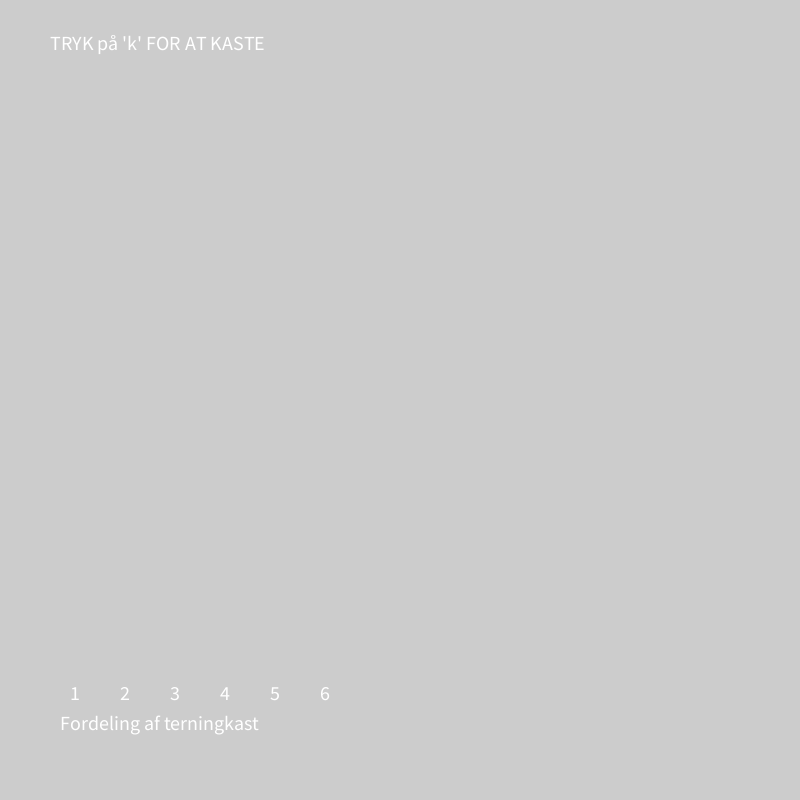
Frame 1 (no input)
Frame 60 (the mouse pressed at the canvas centre just before this capture): identical to frame 1, image omitted
Frame 120 (the mouse held since frame 60 and released just before this capture): identical to frame 1, image omitted

The Processing sketch that drew this single still picture (run headless with seeded random() and noise(); from frame 60 on, the mouse is pressed at the canvas centre):

// Processing sketch: TerningeGenerator_Opgave
// ── TerningeGenerator_Opgave.pde
//NY NØDVENDIG VIDEN:
//1.) random
//2.) array's
//3.) funktioner med og uden returtype
//4.) funktioner med og uden input

//OPGAVE: lav arrays, variabler til at gemme terningkast og fordeling af terningekast
int[] numre = new int [32]; //array
int counter = 0; //

int et=0;
int to=0;
int tre=0;
int fire=0;
int fem=0;
int seks=0;

void setup() {
  textSize(20);
  frameRate(3);
  size(800, 800);
  clear();
  text("TRYK på 'k' FOR AT KASTE", 50, 50);
  text("Fordeling af terningkast",60,730);
  for(int b=1;b<=6;b++)text(b,20+50*b,700); //
}

void draw() {
  
}

void keyPressed() {
  clear();
  text("TRYK på 'k' FOR AT KASTE / OG 's' FOR AT SLETTE", 50, 50);

  if (key=='k'&&counter<31) {
    //OPGAVE:  lav manglende funktion der laver 'terningekast'. 
    
    int kast = lavTerningeKast(1, 6);
    text("DIT KAST BLEV:" + kast, 50, 75);
  }

  if (key == 's'&& counter>0) {
    //OPGAVE:  lav manglende funktion til at et terningekast
    fjernSidsteKast();
  }
  
  //OPGAVE: lav manglende funktion til at fordelingen af terningekast. 
  tegnFordeling();
  //OPGAVE: lav manglende funktion der kan udskrive alle terningekast som tekst ...
  udskrivKast(); // start med funktioner
  println(counter);
  println(tre);
}

int lavTerningeKast(int min, int max) { // min = 1 og max = 6
  counter++; // counter er nul og ligger en til counter.
  int nyKast= int(random(min, max + 1)); //min = 1 og max = 6+1 <=> 7
  numre[counter]=nyKast;
  
  if(nyKast==1)et++; // Her siger man at hvis nykast er lige med 1, så skal den pluse med 1, det sammen med de andre
  if(nyKast==2)to++;
  if(nyKast==3)tre++;
  if(nyKast==4)fire++;
  if(nyKast==5)fem++;
  if(nyKast==6)seks++;
  return nyKast; //Her retur man nykast.

}

void fjernSidsteKast() { //Her sige man det modsat af lavTerningeKast
    if(numre[counter]==1)et--;
    if(numre[counter]==2)to--;
    if(numre[counter]==3)tre--;
    if(numre[counter]==4)fire--;
    if(numre[counter]==5)fem--;
    if(numre[counter]==6)seks--;
    counter--;
}

void tegnFordeling(){
      text("Fordeling af terningkast",60,730);
      for(int b=1;b<=6;b++){
        text(b,20+50*b,700);
      }
      textSize(14);
      rect(50,680,50,et*-20);      text(et+" stk",55,670-20*et); // Dette rect er for den første kast og den anden er for den anden kast osv.
      rect(100,680,50,to*-20);     text(to+" stk",105,670-20*to);
      rect(150,680,50,tre*-20);    text(tre+" stk",155,670-20*tre);
      rect(200,680,50,fire*-20);   text(fire+" stk",205,670-20*fire);
      rect(250,680,50,fem*-20);    text(fem+" stk",255,670-20*fem);
      rect(300,680,50,seks*-20);   text(seks+" stk",305,670-20*seks);
      textSize(20); // Test size er 20
}

void udskrivKast(){ //Dette er history list for kastene, som kan ses på højre side
    for(int b=1; b<counter;b++){
      text("Kast "+b+": "+numre[b],680,50+20*b);
    }
}
